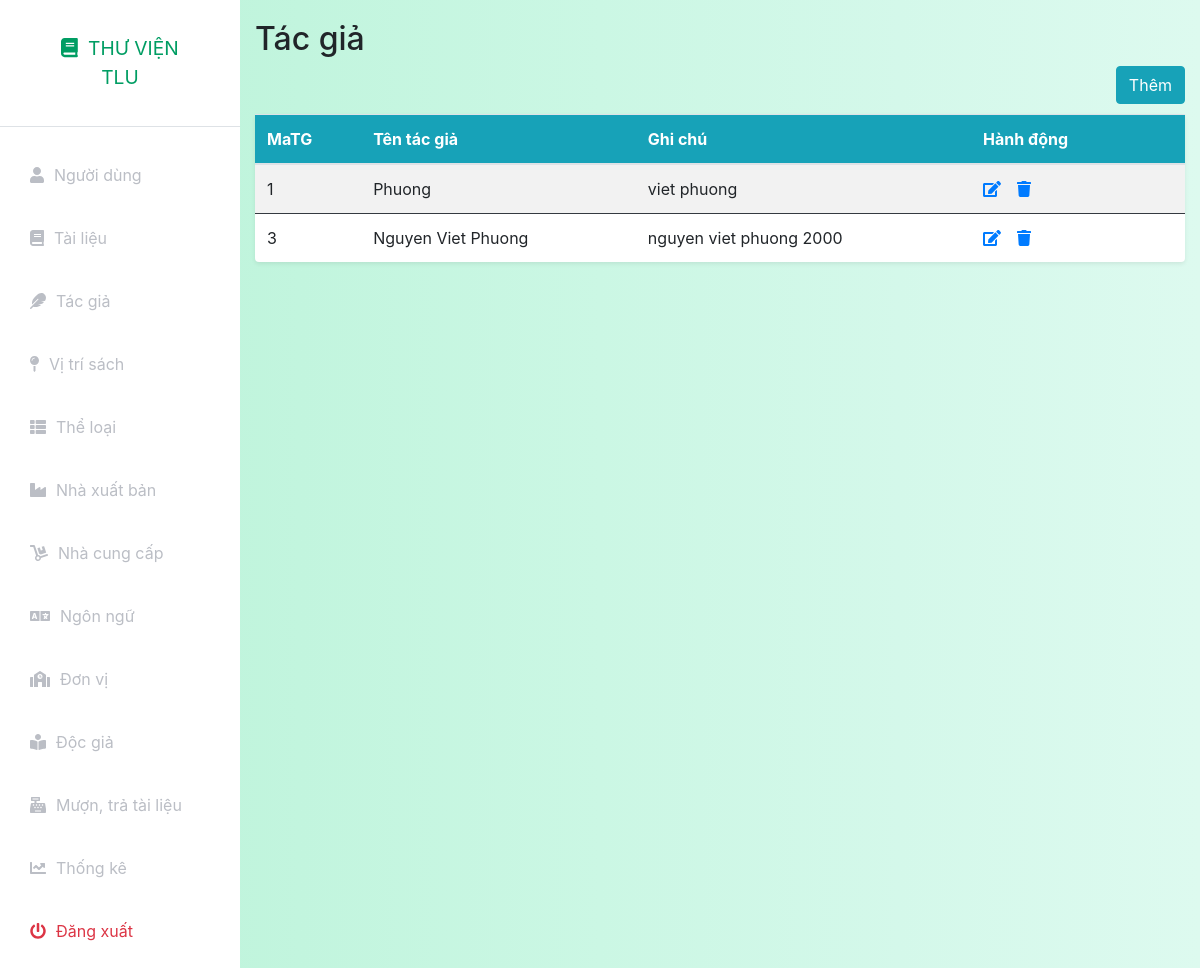
The page /index.php?controller=author&action=index (signed in) on the database as committed earlier.
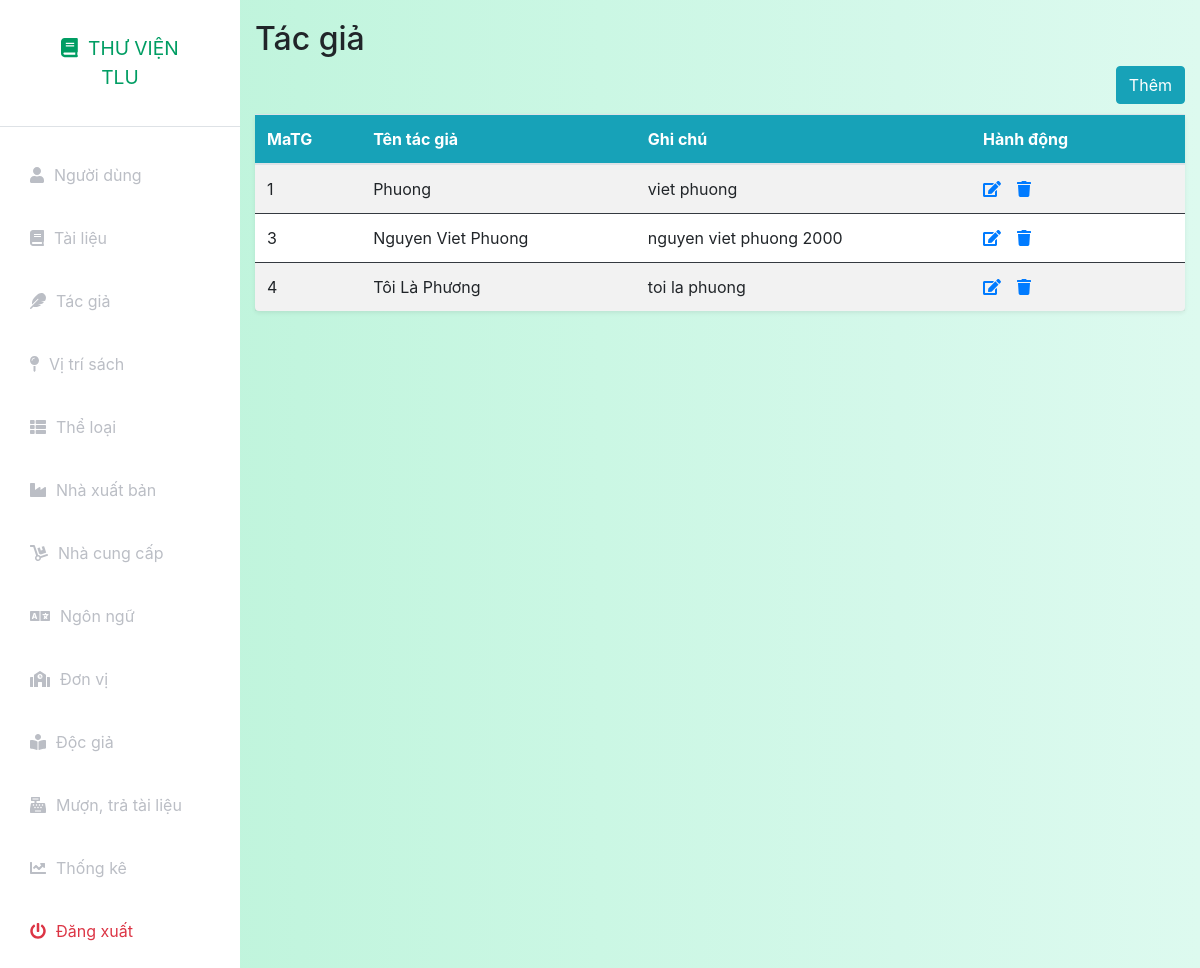
The same page on the database as committed later.
### tables this page shows
CREATE TABLE `tacgia` (
  `MaTG` int(11) NOT NULL,
  `TenTG` text NOT NULL,
  `GhiChu` text NOT NULL,
  `status` int(11) DEFAULT 1
);

### config.php (called while the page is built, shortened)
<?php
function getalldata($query)
{
    global $connect;
    $result=mysqli_query($connect,$query);
    if(mysqli_num_rows($result)>0)
        return mysqli_fetch_all($result,MYSQLI_ASSOC);
    else
        return false;
}
function getonedata($query)
{
    global $connect;
    $result=mysqli_query($connect,$query);
    if($result&&mysqli_num_rows($result)==1)
        return mysqli_fetch_assoc($result);
    else
        return false;
}
?>

### models/User.php (called while the page is built, shortened)
<?php
include_once('./config.php');
class User
{
    public static function show($idoruser)
    {
        $query = "select * from nguoidung where id = '$idoruser' or Username = '$idoruser'";
        $data = getonedata($query);
        return $data;
    }
}

### models/Auth.php (called while the page is built, shortened)
<?php
include_once('./config.php');
include_once('User.php');
class Auth
{
    private static $ChucDanh = null;
    public static function isAdmin()
    {
        if(self::isLogin())
        {
            if (self::$ChucDanh == 'admin')
                return true;
            else
                return false;
        }
        else
        {
            return false;
        }
    }
    public static function isLogin()
    {
        if (isset($_SESSION['token']) && isset($_SESSION['Username'])) {
            $data = User::show($_SESSION['Username']);
            if($data)
            {
                if($data['token'] == $_SESSION['token'])
                {
                    self::$ChucDanh = $data['ChucDanh'];
                    return true;
                }
            }
            else
            {
                return false;
            }
        } else
            return false;
    }
}

### models/Author.php (called while the page is built, shortened)
<?php
include_once('./config.php');
class Author
{
    public static function index()
    {
        $query = "select * from tacgia";
        $data = getalldata($query);
        return $data;
    }
}

### views/author/index.php (the view)
<div class="container-fluid" style="padding-top:20px">
    <h2>Tác giả</h2>
    <table class="table table-striped bg-white rounded shadow-sm  table-hover">
        <div class="d-grid gap-2 d-md-flex justify-content-md-end">
            <a name="" id="" class="btn btn-info" href="index.php?controller=author&action=add" role="button" style="margin-bottom:10px">Thêm</a>
        </div>
        <thead class="bg-info text-white">
            <tr class="border-dark">
                <th>MaTG</th>
                <th>Tên tác giả</th>
                <th>Ghi chú</th>
                <th style="width: 23%;">Hành động</th>
            </tr>
        </thead>
        <tbody>
            <?php
            if (isset($data) && is_array($data)) {
                foreach ($data as $document) {
                    if ($document['status'] == 1) {
                        echo "<tr>";
                        echo "<td class=\"border-dark\" scope=\"row\">" . $document['MaTG'] . "</td>";
                        echo "<td class=\"border-dark\" scope=\"row\">" . $document['TenTG'] . "</td>";
                        echo "<td class=\"border-dark\">" . $document['GhiChu'] . "</td>";
                        echo '<td class="border-dark">';
                        echo '<a href="index.php?controller=author&action=edit&MaTG=' . $document['MaTG'] . '"><i class="fas fa-edit"></i></a>';
                        echo '<a class="ml-3" onclick="return confirm(\'Bạn có muốn xóa ?\')" href="index.php?controller=author&action=delete&MaTG=' . $document['MaTG'] . '"><i class="fas fa-trash"></i></a>';
                        echo "</tr>";
                    }
                }
            }
            ?>
    </table>
</div>

### assets/layouts/header.php (shortened to what this page needs)
<!doctype html>
<html lang="en">
  <head>
    <link rel="stylesheet" href="https://stackpath.bootstrapcdn.com/bootstrap/4.3.1/css/bootstrap.min.css">
    <link rel="stylesheet" href="assets\css\all.css">
    <link rel="stylesheet" href="assets\css\styles.css">
  </head>
  <body>
  <div class="d-flex" id="wrapper">

### index.php (shortened to what this page needs)
<?php
include_once('./assets/layouts/header.php');
include_once('models/Auth.php');
$action = isset($_GET['action']) ? $_GET['action'] : 'index';
if($action != 'login' && $action != 'logout'&& $action != 'delete')
    include_once('./assets/layouts/siderbar.php');
$object = new $classController();
$object->$action();
include_once('./assets/layouts/footer.php');
?>

### assets/layouts/siderbar.php (shortened to what this page needs)
<?php
if(Auth::isLogin()  && $_SERVER['REQUEST_METHOD'] != 'POST') {
?>
<div class="bg-white" id="sidebar-wrapper">
        <div class="sidebar-heading text-center  border-bottom">
        <a href="index.php" class="list-group-item list-group-item-action bg-transparent primary-text fw-bold text-uppercase">
                <i class="fas fa-book" style="margin-right:10px"></i>Thư viện TLU</a></div>
                <div class="list-group list-group-flush my-3">
                <a href="index.php?controller=user&action=index" class="list-group-item list-group-item-action bg-transparent second-text fw-bold">
                <i class="fas fa-user" style="margin-right:10px"></i>Người dùng</a>
                <a href="index.php?controller=document&action=index" class="list-group-item list-group-item-action bg-transparent second-text fw-bold">
                <i class="fas fa-book" style="margin-right:10px"></i>Tài liệu</a>
                <a href="index.php?controller=author&action=index" class="list-group-item list-group-item-action bg-transparent second-text fw-bold">
                <i class="fas fa-feather" style="margin-right:10px"></i>Tác giả</a>
                <a href="index.php?controller=position&action=index" class="list-group-item list-group-item-action bg-transparent second-text fw-bold">
                <i class="fas fa-map-pin" style="margin-right:10px"></i>Vị trí sách</a>
                <a href="index.php?controller=category&action=index" class="list-group-item list-group-item-action bg-transparent second-text fw-bold">
                <i class="fas fa-th-list" style="margin-right:10px"></i>Thể loại</a>
                <a href="index.php?controller=publish&action=index" class="list-group-item list-group-item-action bg-transparent second-text fw-bold">
                <i class="fas fa-industry" style="margin-right:10px"></i>Nhà xuất bản</a>
                <a href="index.php?controller=provided&action=index" class="list-group-item list-group-item-action bg-transparent second-text fw-bold">
                <i class="fas fa-dolly" style="margin-right:10px"></i>Nhà cung cấp</a>
                <a href="index.php?controller=language&action=index" class="list-group-item list-group-item-action bg-transparent second-text fw-bold">
                <i class="fas fa-language" style="margin-right:10px"></i>Ngôn ngữ</a>
                <a href="index.php?controller=unit&action=index" class="list-group-item list-group-item-action bg-transparent second-text fw-bold">
                <i class="fas fa-school" style="margin-right:10px"></i>Đơn vị</a>
                <a href="#" class="list-group-item list-group-item-action bg-transparent second-text fw-bold">
                <i class="fas fa-book-reader" style="margin-right:10px"></i>Độc giả</a>
                <a href="#" class="list-group-item list-group-item-action bg-transparent second-text fw-bold">
                <i class="fas fa-cash-register" style="margin-right:10px"></i>Mượn, trả tài liệu</a>
                <a href="#" class="list-group-item list-group-item-action bg-transparent second-text fw-bold">
                <i class="fas fa-chart-line" style="margin-right:10px"></i>Thống kê</a>
                <a href="index.php?controller=auth&action=logout" class="list-group-item list-group-item-action bg-transparent text-danger fw-bold"><i
                        class="fas fa-power-off me-2" style="margin-right:10px"></i>Đăng xuất</a>
            </div>
        </div>
<?php
}
?>

### controllers/authorController.php (shortened to what this page needs)
<?php
include_once('./models/Auth.php');
include_once('./models/Author.php');
class authorController
{
    public function index()
    {
        if(Auth::isadmin())
        {
            $data=Author::index();
            include_once('./views/author/index.php');
        }
    }
}
?>

### assets/layouts/footer.php (shortened to what this page needs)
</div>
</body>
  </body>
</html>

### assets/css/styles.css (style rules this page uses)
:root { --main-bg-color: #009d63; --main-text-color: #009d63; --second-text-color: #bbbec5; --second-bg-color: #c1efde; }
.primary-text { color: var(--main-text-color); }
.second-text { color: var(--second-text-color); }
#wrapper { overflow-x: hidden; background-image: linear-gradient( to right, #baf3d7, #c2f5de, #cbf7e4, #d4f8ea, #ddfaef ); }
#sidebar-wrapper { min-height: 100vh; margin-left: -15rem; -webkit-transition: margin 0.25s ease-out; -moz-transition: margin 0.25s ease-out; -o-transition: margin 0.25s ease-out; transition: margin 0.25s ease-out; }
#sidebar-wrapper .sidebar-heading { padding: 0.875rem 1.25rem; font-size: 1.2rem; }
#sidebar-wrapper .list-group { width: 15rem; }
.list-group-item { border: none; padding: 20px 30px; }
@media (min-width: 768px) { #sidebar-wrapper { margin-left: 0; } }

Rows that differ between the two databases and show on the page:
added tacgia: MaTG "4", TenTG "Tôi Là Phương", GhiChu "toi la phuong"
